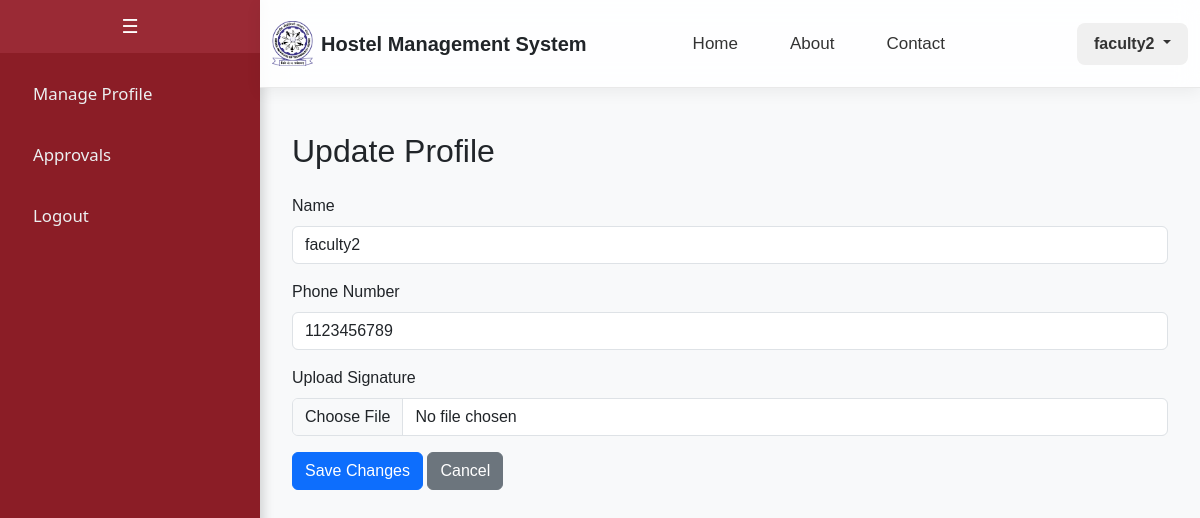
The page /faculty/update_profile (signed in) on the database as committed earlier.
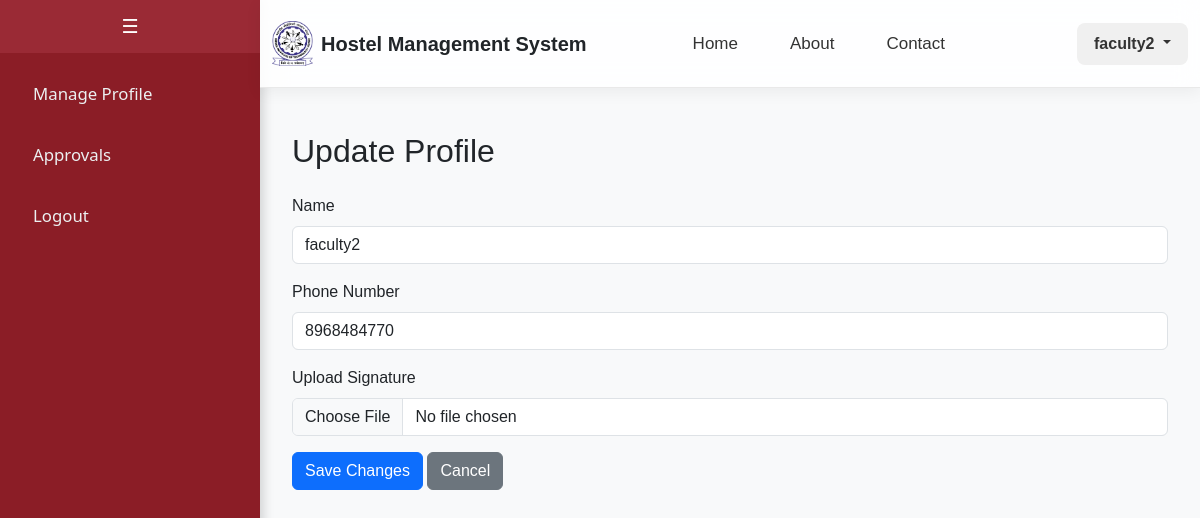
The same page on the database as committed later.
### app/models.py (models this page shows, shortened)
class CustomUser(db.Model):
    __tablename__ = 'custom_user'
    id = db.Column(db.Integer, primary_key=True)
    email = db.Column(db.String(255), unique=True, nullable=False)
    name = db.Column(db.String(100), nullable=False)
    password = db.Column(db.String(100), nullable=False)
    is_staff = db.Column(db.Boolean, default=False)
    is_active = db.Column(db.Boolean, default=True)
    gender = db.Column(db.String(20), default='Not Specified')
    student = db.relationship('Student', backref='user', uselist=False, cascade="all, delete")
    caretaker = db.relationship('Caretaker', backref='user', uselist=False, cascade="all, delete")
    faculty = db.relationship('Faculty', backref='user', uselist=False, cascade="all, delete")
    admin = db.relationship('Admin', backref='user', uselist=False, cascade="all, delete")
    guest = db.relationship('Guest', backref='user', uselist=False, cascade="all, delete")

class Faculty(db.Model):
    __tablename__ = 'faculty'
    faculty_id = db.Column(db.Integer, db.ForeignKey('custom_user.id', ondelete='CASCADE'), primary_key=True)
    department = db.Column(db.String(100), nullable=False)
    faculty_phone = db.Column(db.String(10), unique=True, nullable=False)
    is_hod = db.Column(db.Boolean, default=False)
    signature = db.Column(db.LargeBinary)
    warden = db.relationship('Warden', backref='faculty', uselist=False, cascade="all, delete")

### app/faculty.py (the view, shortened to what this page needs)
@faculty_bp.route("/faculty/update_profile", methods=["GET", "POST"])
def update_profile():
    if 'user_id' not in session or session.get('user_role') != 'faculty':
        return redirect(url_for('auth.login'))
    user_id = session['user_id']
    user = CustomUser.query.get(user_id)
    faculty = Faculty.query.filter_by(faculty_id=user_id).first()
    if user is None or faculty is None:
        return redirect(url_for('auth.login'))
    return render_template("faculty/update_profile.html", user=user, faculty=faculty)

### templates/faculty/update_profile.html
{% extends "faculty/base.html" %}
{% block content %}
<div class="container mt-4">
    <h2 class="mb-4">Update Profile</h2>
    <form method="POST" action="{{ url_for('faculty.update_profile') }}" enctype="multipart/form-data">
        <div class="mb-3">
            <label for="name" class="form-label">Name</label>
            <input type="text" class="form-control" id="name" name="name" value="{{ user.name }}" required>
        </div>
        <div class="mb-3">
            <label for="phone" class="form-label">Phone Number</label>
            <input type="text" class="form-control" id="phone" name="phone" value="{{ faculty.faculty_phone }}" required>
        </div>
        <div class="mb-3">
            <label for="signature" class="form-label">Upload Signature</label>
            <input type="file" class="form-control" id="signature" name="signature" accept="image/*">
        </div>
        <button type="submit" class="btn btn-primary">Save Changes</button>
        <a href="{{ url_for('faculty.profile') }}" class="btn btn-secondary">Cancel</a>
    </form>
</div>
{% endblock %}

### templates/faculty/base.html (shortened to what this page needs)
<!DOCTYPE html>
<html lang="en">
<head>
    <link href="https://cdn.jsdelivr.net/npm/bootstrap@5.3.0-alpha3/dist/css/bootstrap.min.css" rel="stylesheet">
</head>
<body>
    {% include 'faculty/sidebar.html' %}
    <div class="header-content">
        {% include 'includes/header.html' %}
    </div>
    <div class="main-content">
        {% block content %}
        {% endblock %}
    </div>
</body>
</html>

### templates/faculty/sidebar.html (shortened to what this page needs)
<div class="sidebar" id="sidebar">
    <button class="toggle-btn" onclick="toggleSidebar()">☰</button>
    <div class="sidebar-content">
        <a href="/faculty"><span>Manage Profile</span></a>
        <a href="/faculty/approvals_dashboard"><span>Approvals</span></a>
        <a href="/logout"><span>Logout</span></a>
    </div>
</div>

### templates/includes/header.html (shortened to what this page needs)
<div class="ezy__nav4 glass">
    <nav class="navbar navbar-expand-lg py-3">
        <div class="container">
            <a class="navbar-brand d-flex align-items-center gap-2" href="/">
                <img src="{{ url_for('static', filename='logo.jpg') }}" alt="Logo" class="logo-img">
                <span class="fw-bold fs-5 text-dark">Hostel Management System</span>
            </a>
            <div class="collapse navbar-collapse justify-content-between" id="ezy_nav4-navbar-text">
				<ul class="navbar-nav me-auto d-flex justify-content-center gap-3" style="margin-left: 4.5rem;">
					<li class="nav-item"><a class="nav-link nav-hover" href="/">Home</a></li>
					<li class="nav-item"><a class="nav-link nav-hover" href="/about">About</a></li>
					<li class="nav-item"><a class="nav-link nav-hover" href="/contact">Contact</a></li>
				</ul>
				{% if session['user_role'] %}
				<div class="dropdown">
				<button class="btn user-dropdown-btn dropdown-toggle" type="button" id="userDropdown"
					data-bs-toggle="dropdown" aria-expanded="false">
					{{ session['user_name'] }}
				</button>
				</div>
				{% else %}
				<a href="/login" class="btn custom-login-btn ms-lg-3">Login</a>
				{% endif %}
			</div>
        </div>
    </nav>
</div>

### templates/faculty/base.html (style rules this page uses)
body { margin: 0; font-family: Arial, sans-serif; }
.main-content { margin-left: 260px; padding: 20px; background-color: #f8f9fa; min-height: 100vh; transition: margin-left 0.3s ease; }
.header-content { margin-left: 260px; background-color: #f8f9fa; transition: margin-left 0.3s ease; }

### templates/faculty/sidebar.html (style rules this page uses)
.sidebar { width: 260px; background-color: #8b1d26; color: #ffffff; position: fixed; height: 100%; display: flex; flex-direction: column; padding: 0; box-shadow: 4px 0 10px rgba(0, 0, 0, 0.15); font-family: 'Segoe UI', sans-serif; overflow: hidden; transition: width 0.3s ease; z-index: 10; }
.toggle-btn { background-color: #66151d; color: #ffffff; border: none; padding: 12px; cursor: pointer; font-size: 1.2rem; width: 100%; transition: background-color 0.3s ease; }
.sidebar-content { overflow-y: auto; width: 100%; flex-grow: 1; display: flex; flex-direction: column; align-items: stretch; padding-top: 10px; }
.sidebar a { text-decoration: none; font-size: 1.05rem; color: #ecf0f1; margin: 6px auto; padding: 12px 20px; width: 90%; border-radius: 8px; display: flex; justify-content: center; transition: background-color 0.3s ease, transform 0.2s ease; }
.sidebar a span { flex-grow: 1; text-align: left; }

### templates/includes/header.html (style rules this page uses)
.ezy__nav4.glass { backdrop-filter: blur(12px); background: rgba(255, 255, 255, 0.85); border-bottom: 1px solid rgba(200, 200, 200, 0.4); box-shadow: 0 4px 16px rgba(0, 0, 0, 0.06); position: sticky; top: 0; z-index: 1000; transition: background 0.3s ease; }
.ezy__nav4 .navbar-brand img.logo-img { height: 45px; width: auto; }
.navbar-brand span { font-size: 18px; }
.navbar-nav { flex-direction: row; align-items: center; }
.navbar-nav .nav-item { margin: 0 10px; }
.navbar-nav .nav-link { font-weight: 500; font-size: 17px; padding: 10px 16px; color: #333; transition: all 0.2s ease; }
.user-dropdown-btn { background-color: #f0f0f0; color: #333; font-weight: 600; padding: 8px 16px; border-radius: 8px; transition: all 0.2s ease; }

Rows that differ between the two databases and show on the page:
changed Faculty: phone "1123456789" → "8968484770"
